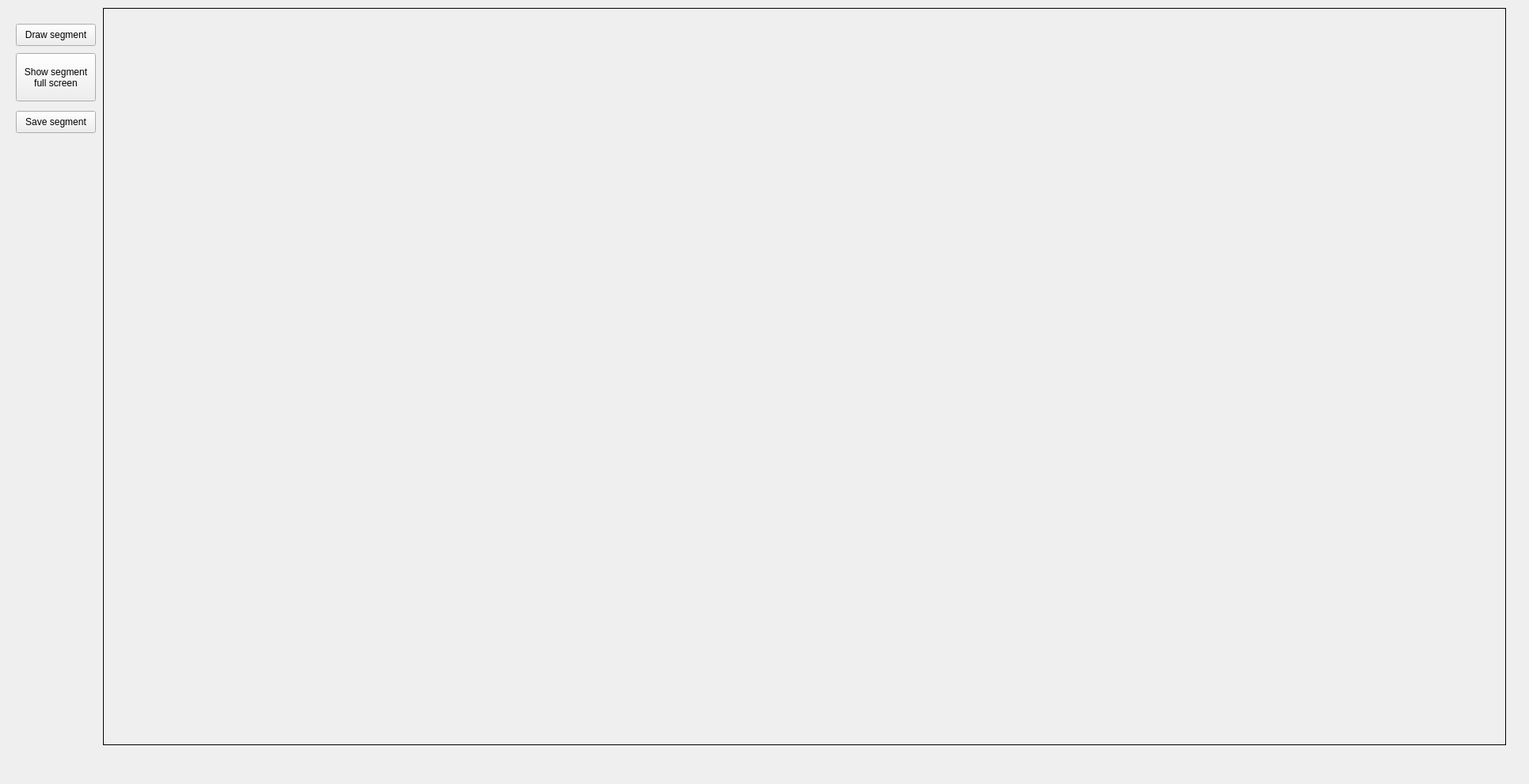
    <widget class="QWidget" name="tab_3">
     <attribute name="title">
      <string>Add segment manually</string>
     </attribute>
     <widget class="QPushButton" name="draw_segment_button">
      <property name="geometry">
       <rect>
        <x>20</x>
        <y>30</y>
        <width>101</width>
        <height>28</height>
       </rect>
      </property>
      <property name="toolTip">
       <string>&lt;html&gt;&lt;head/&gt;&lt;body&gt;&lt;p&gt;Draw contours of a crack manually&lt;/p&gt;&lt;p&gt;Wheel mause to zoom in/out&lt;/p&gt;&lt;p&gt;LMB hold to draw&lt;/p&gt;&lt;p&gt;LMB release to fix contur part&lt;/p&gt;&lt;p&gt;RMB to erase previouse contur part&lt;/p&gt;&lt;/body&gt;&lt;/html&gt;</string>
      </property>
      <property name="toolTipDuration">
       <number>1000000000</number>
      </property>
      <property name="text">
       <string>Draw segment</string>
      </property>
     </widget>
     <widget class="QLabel" name="manual_segment_screen">
      <property name="geometry">
       <rect>
        <x>130</x>
        <y>10</y>
        <width>1771</width>
        <height>931</height>
       </rect>
      </property>
      <property name="frameShape">
       <enum>QFrame::Box</enum>
      </property>
      <property name="text">
       <string/>
      </property>
     </widget>
     <widget class="QPushButton" name="save_manuall_segment_button">
      <property name="geometry">
       <rect>
        <x>20</x>
        <y>140</y>
        <width>101</width>
        <height>28</height>
       </rect>
      </property>
      <property name="text">
       <string>Save segment</string>
      </property>
     </widget>
     <widget class="QPushButton" name="manual_segment_full_screen_button">
      <property name="geometry">
       <rect>
        <x>20</x>
        <y>67</y>
        <width>101</width>
        <height>61</height>
       </rect>
      </property>
      <property name="text">
       <string>Show segment 
full screen</string>
      </property>
     </widget>
     <widget class="QLabel" name="label_32">
      <property name="geometry">
       <rect>
        <x>0</x>
        <y>0</y>
        <width>1921</width>
        <height>981</height>
       </rect>
      </property>
      <property name="text">
       <string/>
      </property>
      <property name="textFormat">
       <enum>Qt::AutoText</enum>
      </property>
      <property name="pixmap">
       <pixmap>images/Picture.jpg</pixmap>
      </property>
      <property name="scaledContents">
       <bool>true</bool>
      </property>
     </widget>
     <zorder>label_32</zorder>
     <zorder>draw_segment_button</zorder>
     <zorder>manual_segment_screen</zorder>
     <zorder>save_manuall_segment_button</zorder>
     <zorder>manual_segment_full_screen_button</zorder>
    </widget>
